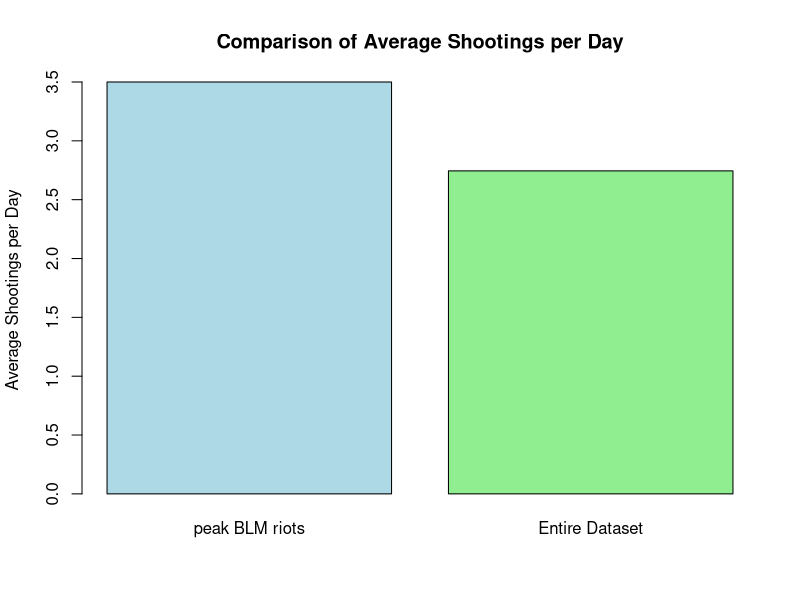
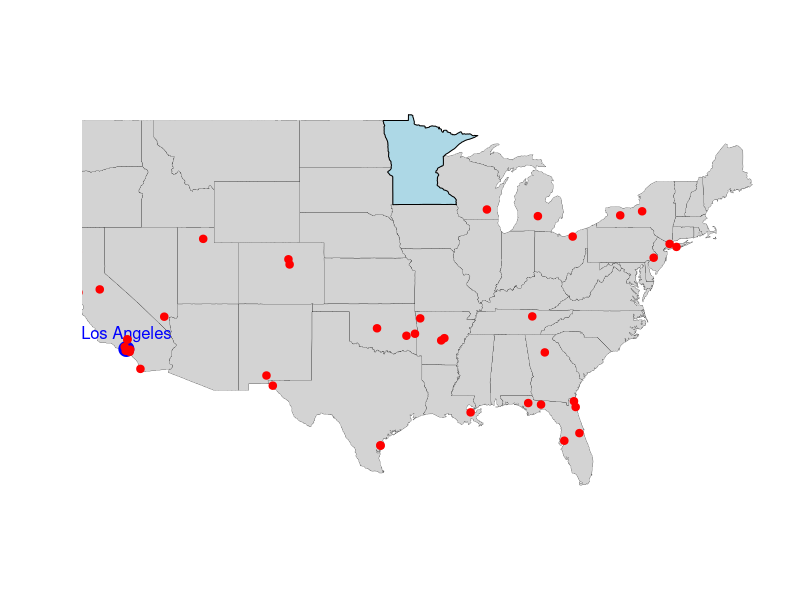
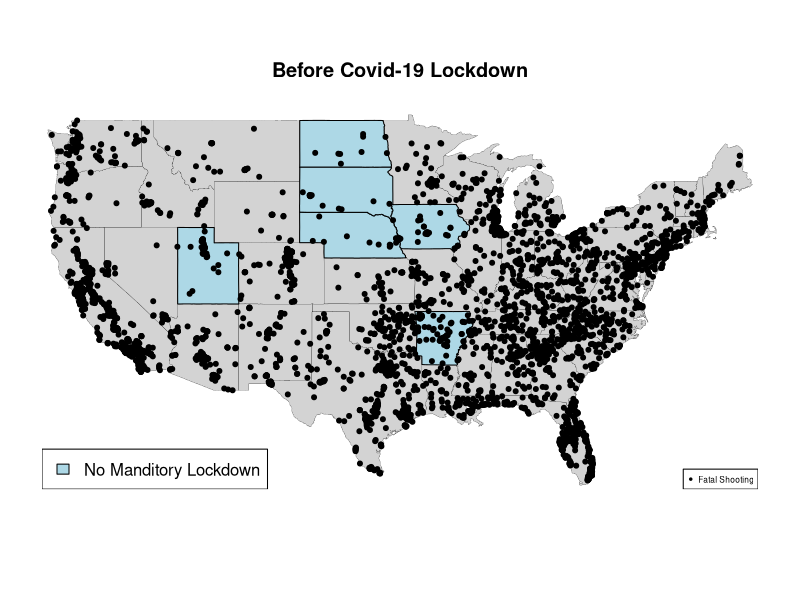
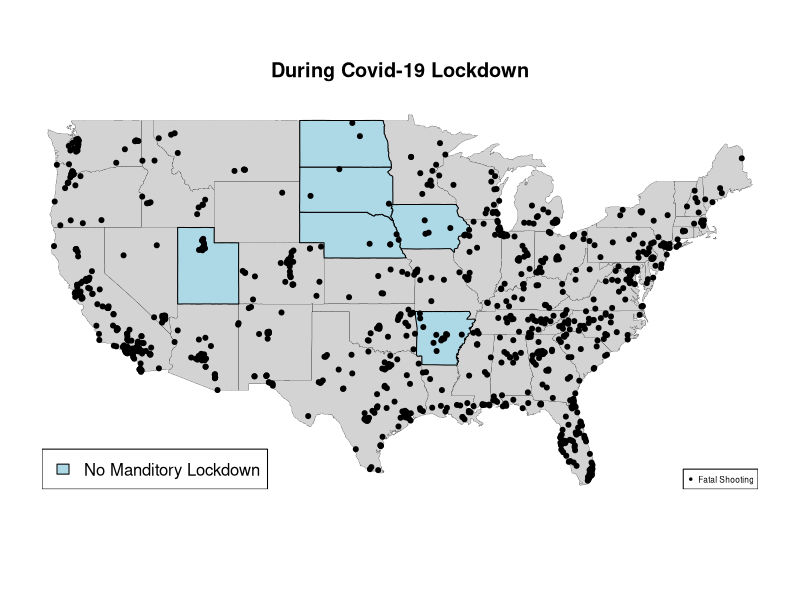
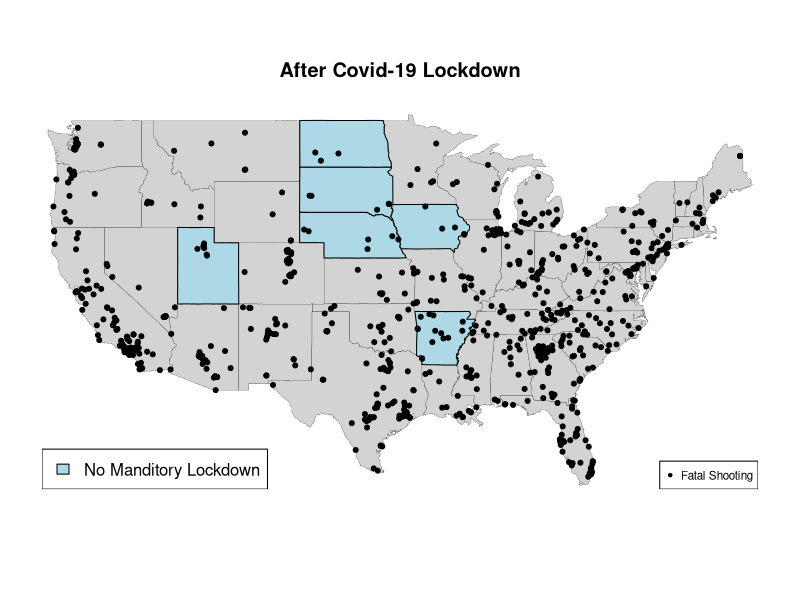
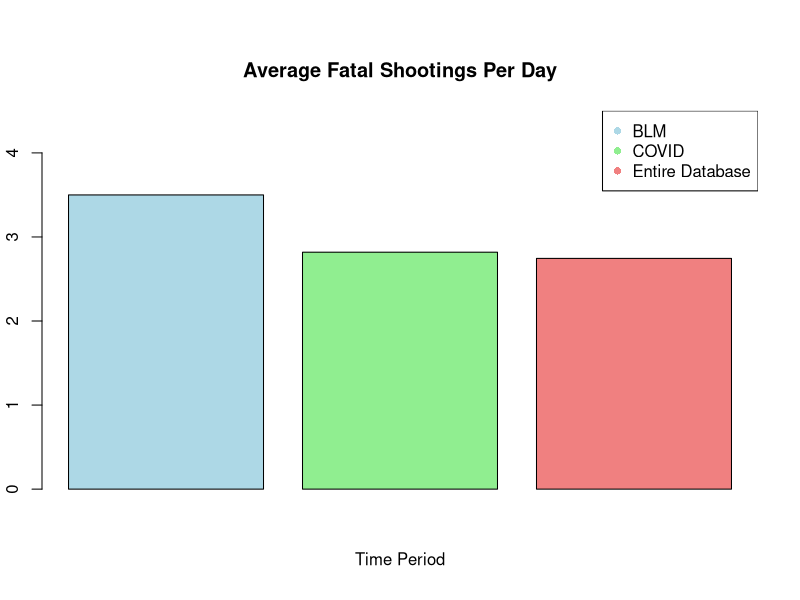
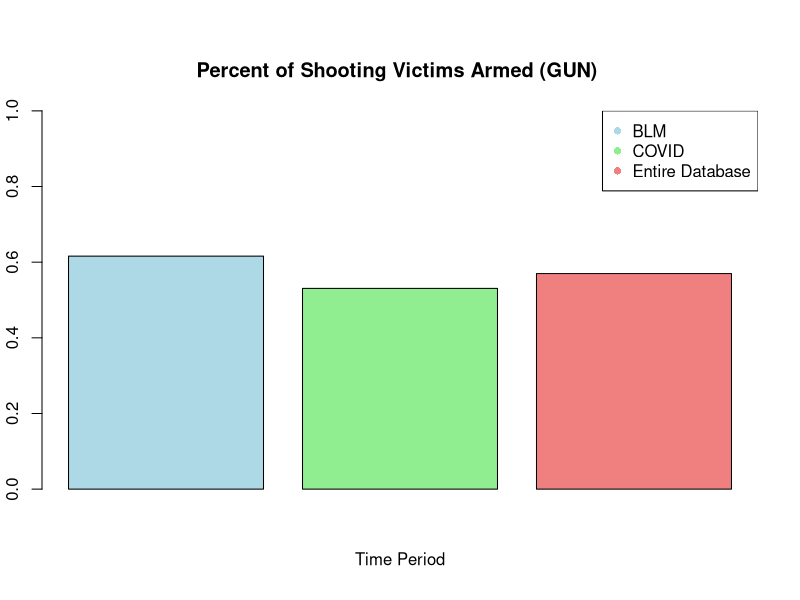
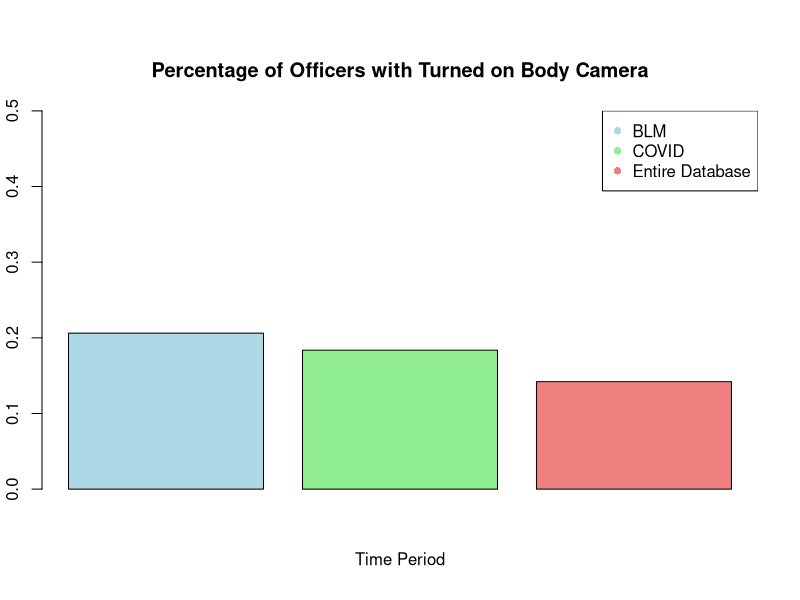

The R source for these figures, in order:
## ---- chunk 1
#| code-fold: true
FatalShootingsStats <- read.csv("FatalPoliceShootings_US.csv")
x <-head(FatalShootingsStats, 2)
print(x)
## ---- chunk 2
#| code-fold: true
#Convert the `date` column to Date format so can extract the year
FatalShootingsStats$date <- as.Date(FatalShootingsStats$date, format = "%m/%d/%Y")
#Made new column for year as an int
FatalShootingsStats$year <- as.integer(format(FatalShootingsStats$date, "%Y"))


## ---- chunk 3
#| code-fold: true
suppressPackageStartupMessages(library(dplyr))
# Convert the 'Date' column to Date type if it isn't already
FatalShootingsStats$date <- as.Date(FatalShootingsStats$date, format = "%Y-%m-%d")  # Adjust format if needed

# Specify the two specific dates you want to check
date1 <- as.Date("2020-05-26")  # Example date 1
date2 <- as.Date("2020-06-08")  # Example date 2

# Filter data for those two dates and count the total number of shootings
shootings_period <- FatalShootingsStats %>%
  filter(date >= date1 & date <= date2)
 
# Number of unique days in the time period
unique_days_period <- length(seq.Date(date1, date2, by = "day"))

# Total number of shootings in the time period
total_shootings_period <- nrow(shootings_period)

# Average shootings per day for the time period (including all days in the range)
avg_shootings_per_day_period <- total_shootings_period / unique_days_period

# 2. Calculate the average number of shootings per day for the entire dataset
# Find the first and last dates in the dataset
first_date <- min(FatalShootingsStats$date)
last_date <- max(FatalShootingsStats$date)

# Number of unique days in the entire dataset (including all days between the first and last date)
unique_days_total <- length(seq.Date(first_date, last_date, by = "day"))

# Total number of shootings in the entire dataset
total_shootings_total <- nrow(FatalShootingsStats)

# Average shootings per day for the entire dataset (including all days in the range)
avg_shootings_per_day_total <- total_shootings_total / unique_days_total

# Print the results
cat("Average shootings per day for the period from May 26, 2020 to June 8, 2020 :", avg_shootings_per_day_period, "\n")
cat("Average shootings per day for the entire dataset:", avg_shootings_per_day_total, "\n")

## ---- chunk 4
#| code-fold: true
# Create a vector with the two averages
average_shootings <- c(avg_shootings_per_day_period, avg_shootings_per_day_total)

# Create a bar plot
barplot(average_shootings, 
        names.arg = c("peak BLM riots", "Entire Dataset"), 
        main = "Comparison of Average Shootings per Day", 
        ylab = "Average Shootings per Day", 
        col = c("lightblue", "lightgreen"), 
        border = "black")

## ---- chunk 5
#| code-fold: true
library(maps)
state_to_highlight <- "Minnesota"

# Basic Map Plot
maps::map("state", col = "lightgray", fill = TRUE, bg = "white", lwd = 0.2)  # Draw USA map
maps::map("state", region = state_to_highlight, col = "lightblue", fill = TRUE, add = TRUE)

# Overlay points for Los Angeles and Miami
# Coordinates for Los Angeles
points(-118.2437, 34.0522, col = "blue", pch = 19, cex = 2)  # Los Angeles

# Optionally, add text labels for the cities
text(-118.2437, 34.0522, "Los Angeles", pos = 3, col = "blue", cex = 1)

# Overlay points (longitude, latitude) on the map
points(shootings_period$longitude, shootings_period$latitude, col = "red", pch = 20, cex = 1.5)

## ---- chunk 6
#| code-fold: true
library(maps)
suppressPackageStartupMessages(library(tidyverse))

library(dplyr)
library(ggplot2)

# Convert the 'Date' column to Date type if it isn't already
FatalShootingsStats$date <- as.Date(FatalShootingsStats$date, format = "%Y-%m-%d")  

#filtering data by covid lockdown timeline
during_date1 <- as.Date("2020-03-15")  # main US lockdown start
during_date2 <- as.Date("2021-05-01")  # need to find sorce for this date
during_covid <- FatalShootingsStats %>%
  filter(date >= during_date1 & date <= during_date2)

before_date1 <- min(FatalShootingsStats$date)  
before_date2 <- as.Date("2020-03-14")
before_covid <- FatalShootingsStats %>%
  filter(date >= before_date1 & date <= before_date2)

after_date1 <- as.Date("2021-05-01")  
after_date2 <- max(FatalShootingsStats$date)
after_covid <- FatalShootingsStats %>%
  filter(date >= after_date1 & date <= after_date2)

#total number of shootings per time period
total_shootings_during <- nrow(during_covid)
total_shootings_before <- nrow(before_covid)
total_shootings_after <- nrow(after_covid)

#total number of days in time period
unique_days_during <- length(seq.Date(during_date1, during_date2, by = "day"))
unique_days_before <- length(seq.Date(before_date1, before_date2, by = "day"))
unique_days_after <- length(seq.Date(after_date1, after_date2, by = "day"))

#shootings per day
avg_shootings_during <- total_shootings_during / unique_days_during
avg_shootings_before <- total_shootings_before / unique_days_before
avg_shootings_after <- total_shootings_after / unique_days_after

cat("Before the lockdowns: Total shootings ",total_shootings_before," Average shootings per day", avg_shootings_before, "\n")
cat("During the lockdowns: Total shootings ",total_shootings_during," Average shootings per day", avg_shootings_during, "\n")
cat("After the lockdowns: Total shootings ",total_shootings_after," Average shootings per day", avg_shootings_after, "\n")
#cat("Number of days in dataset before lockdowns ",unique_days_before,"\n", "Number of days in dataset during lockdowns ",unique_days_during,"\n","Number of days in dataset after lockdowns ",unique_days_after,"\n")

## ---- chunk 7
state_to_highlight <- c("Arkansas", "Iowa", "Nebraska", "North Dakota", "South Dakota", "Utah", "Wyomming") #sates that never enforced lockdown
# Basic Map Plot
maps::map("state", col = "lightgray", fill = TRUE, bg = "white", lwd = 0.2)  
maps::map("state", region = state_to_highlight, col = "lightblue", fill = TRUE, add = TRUE)
points(before_covid$longitude, before_covid$latitude, col = "black", pch = 20, cex = 1.0)
legend("bottomright", legend = "Fatal Shooting", pch = 20, col = "black", cex = 0.5)
legend("bottomleft", legend = "No Manditory Lockdown", fill= "lightblue", col = "lightblue", cex = 1)
title(main= "Before Covid-19 Lockdown")

maps::map("state", col = "lightgray", fill = TRUE, bg = "white", lwd = 0.2) 
maps::map("state", region = state_to_highlight, col = "lightblue", fill = TRUE, add = TRUE)
points(during_covid$longitude, during_covid$latitude, col = "black", pch = 20, cex = 1.0)
legend("bottomright", legend = "Fatal Shooting", pch = 20, col = "black", cex = 0.5)
legend("bottomleft", legend = "No Manditory Lockdown", fill= "lightblue", col = "lightblue", cex = 1)
title(main= "During Covid-19 Lockdown")

maps::map("state", col = "lightgray", fill = TRUE, bg = "white", lwd = 0.2)  
maps::map("state", region = state_to_highlight, col = "lightblue", fill = TRUE, add = TRUE)
points(after_covid$longitude, after_covid$latitude, col = "black", pch = 20, cex = 1.0)
legend("bottomright", legend = "Fatal Shooting", pch = 20, col = "black", cex = 0.7)
legend("bottomleft", legend = "No Manditory Lockdown", fill= "lightblue", col = "lightblue", cex = 1)
title( "After Covid-19 Lockdown")
## ---- chunk 8
#| code-fold: true
#"Arkansas", "Iowa", "Nebraska", "North Dakota", "South Dakota", "Utah", "Wyomming"
## Arkansas data 
before_ar <- before_covid %>%
  filter(before_covid$state == "AR" | before_covid$state == "IA" | before_covid$state == "NE" | before_covid$state == "ND" | before_covid$state == "SD" | before_covid$state == "UT" | before_covid$state == "WY" )
during_ar <- during_covid %>%
  filter(during_covid$state == "AR" | during_covid$state == "IA" | during_covid$state == "NE" | during_covid$state == "ND" | during_covid$state == "SD" | during_covid$state == "UT" | during_covid$state == "WY" )
after_ar <- after_covid %>%
  filter(after_covid$state == "AR" | after_covid$state == "IA" | after_covid$state == "NE" | after_covid$state == "ND" | after_covid$state == "SD" | after_covid$state == "UT" | after_covid$state == "WY" )


#total number of shootings per time period
total_shootings_Bar <- nrow(during_ar)
total_shootings_Dar <- nrow(before_ar)
total_shootings_Aar <- nrow(after_ar)


#shootings per day
state_avg_shootings_during <- total_shootings_Dar / unique_days_during
state_avg_shootings_before <- total_shootings_Bar / unique_days_before
state_avg_shootings_after <- total_shootings_Aar / unique_days_after

cat("Shootings per day during COVID-19 in states with no enforced lockdowns",state_avg_shootings_during,"\n",  "Shootings per day before COVID-19 in states with no enforced lockdowns",state_avg_shootings_before,"\n", "Shootings per day after COVID-19in  states with no enforced lockdowns",state_avg_shootings_after)

## ---- chunk 9
#| code-fold: true
#BLM
date1 <- as.Date("2020-05-26")  # Example date 1
date2 <- as.Date("2020-06-08")  # Example date 2
# Filter data for those two dates and count the total number of shootings
shootings_period <- FatalShootingsStats %>%
  filter(date >= date1 & date <= date2)
# Number of unique days in the time period
unique_days_period <- length(seq.Date(date1, date2, by = "day"))
# Total number of shootings in the time period
total_shootings_period <- nrow(shootings_period)
avg_shootings_per_day_BLM <- total_shootings_period / unique_days_period


#Lockdowns
during_date1 <- as.Date("2020-03-15")  # main US lockdown start
during_date2 <- as.Date("2021-05-01")  # need to find sorce for this date
during_covid <- FatalShootingsStats %>%
  filter(date >= during_date1 & date <= during_date2)
total_shootings_during <- nrow(during_covid)
#total number of days in time period
unique_days_during <- length(seq.Date(during_date1, during_date2, by = "day"))
#shootings per day
avg_shootings_duringCovid <- total_shootings_during / unique_days_during

bodycam_true <- c(sum(during_covid$body_camera == "TRUE"), sum(shootings_period$body_camera == "TRUE"), sum(FatalShootingsStats$body_camera == "TRUE"))

bodycam_percent <- c((bodycam_true[1]/nrow(during_covid)), (bodycam_true[2]/nrow(shootings_period)),(bodycam_true[3]/nrow(FatalShootingsStats)))

average_age <- c(mean(during_covid$age, na.rm = TRUE), mean(shootings_period$age, na.rm = TRUE), mean(FatalShootingsStats$age, na.rm = TRUE))

avg_shootings <-  c(avg_shootings_per_day_BLM, avg_shootings_duringCovid, avg_shootings_per_day_total)

gun_armedp <- c((sum(during_covid$armed == "gun") /nrow(during_covid)), (sum(shootings_period$armed == "gun") /nrow(shootings_period)), (sum(FatalShootingsStats$armed == "gun") / nrow(FatalShootingsStats)))

unarmed_armedp <- c((sum(during_covid$armed == "unarmed") /nrow(during_covid)), (sum(shootings_period$armed == "unarmed") / nrow(shootings_period)), (sum(FatalShootingsStats$armed == "unarmed") / nrow(FatalShootingsStats)))

car_armedp <- c((sum(during_covid$armed == "Vehicle") / nrow(during_covid)), (sum(shootings_period$armed == "Vehicle") / nrow(shootings_period)), (sum(FatalShootingsStats$armed == "Vehicle") / nrow(FatalShootingsStats)))

mental_illness <- c(sum(during_covid$signs_of_mental_illness == "TRUE")/nrow(during_covid), sum(shootings_period$signs_of_mental_illness == "TRUE")/nrow(shootings_period), sum(FatalShootingsStats$signs_of_mental_illness == "TRUE")/nrow(FatalShootingsStats))


BLM_Covid <- data.frame(avg_shootings, round(average_age, 1), bodycam_percent, gun_armedp, unarmed_armedp, car_armedp, mental_illness) 
names(BLM_Covid) <- c("Average Fatal Shootings Per Day", "Average Age", "Percent of officers with turned on body camera", "Armed (gun)", "Unarmed", "Armed (car)", "Signs of mental illness")
rownames(BLM_Covid) <- c("BLM", "Covid-19", "Entire Dataset")
BLM_Covid
## ---- chunk 10
#| code-fold: true
# showing interesting data points
time_period <- c("BLM", "COVID", "Entire Database")
colors <- c("lightblue", "lightgreen", "lightcoral")
barplot(BLM_Covid$`Average Fatal Shootings Per Day`, 
        col = colors,
        main = "Average Fatal Shootings Per Day",
        xlab = "Time Period", ylim = c(0,4.5) )
legend("topright", legend = time_period , col = colors, pch = 16 ) 

#armed (gun)
time_period <- c("BLM", "COVID", "Entire Database")
colors <- c("lightblue", "lightgreen", "lightcoral")
barplot(BLM_Covid$`Armed (gun)`, 
        col = colors,
        main = "Percent of Shooting Victims Armed (GUN) ",
        xlab = "Time Period", ylim = c(0,1))
legend("topright", legend = time_period , col = colors, pch = 16 ) 
#
time_period <- c("BLM", "COVID", "Entire Database")
colors <- c("lightblue", "lightgreen", "lightcoral")
barplot(BLM_Covid$`Percent of officers with turned on body camera`, 
        col = colors,
        main = "Percentage of Officers with Turned on Body Camera",
        xlab = "Time Period", ylim = c(0,0.5))
legend("topright", legend = time_period , col = colors, pch = 16) 
# another option changing lables into x axis 
## ---- chunk 11
#| code-fold: true
shootings_period$age <- as.numeric(as.character(shootings_period$age))
during_covid$age <- as.numeric(as.character(during_covid$age))
FatalShootingsStats$age <- as.numeric(as.character(FatalShootingsStats$age))
# Add AgeRange dynamically to each dataset
shootings_period$AgeRange <- cut(
  shootings_period$age,
  breaks = c(0, 18, 35, Inf),
  labels = c("0-18", "19-35", "36+"),
  right = FALSE
)
during_covid$AgeRange <- cut(
  during_covid$age,
  breaks = c(0, 18, 35, Inf),
  labels = c("0-18", "19-35", "36+"),
  right = FALSE
)
FatalShootingsStats$AgeRange <- cut(
  FatalShootingsStats$age,
  breaks = c(0, 18, 35, Inf),
  labels = c("0-18", "19-35", "36+"),
  right = FALSE
)

# Add a dataset column for identification
shootings_period$Dataset <- "BLM"
during_covid$Dataset <- "COVID"
FatalShootingsStats$Dataset <- "Entire Database"

# Combine datasets into one
combined_data <- bind_rows(shootings_period, during_covid, FatalShootingsStats)

# Calculate proportions
summary_data <- combined_data %>%
  group_by(Dataset, AgeRange) %>%
  summarise(Count = n(), .groups = "drop") %>%
  group_by(Dataset) %>%
  mutate(Proportion = Count / sum(Count))

# Create a stacked bar graph with proportions
ggplot(summary_data, aes(x = Dataset, y = Proportion, fill = AgeRange)) +
  geom_bar(stat = "identity", position = "stack") +
  geom_text(
    aes(label = scales::percent(Proportion, accuracy = 0.1)), # Format as percentage
    position = position_stack(vjust = 0.5), # Place text in the middle of each segment
    size = 3 # Adjust text size
  ) +
  labs(
    title = "Age Range Proportion Across Datasets",
    x = "Dataset",
    y = "Proportion",
    fill = "Age Range"
  ) +
  scale_y_continuous(labels = scales::percent_format()) + # Display y-axis as percentages
  theme_minimal()
## ---- chunk 12
#| code-fold: true
# filtering data to include only unarmed incidents
unarmed_data <- subset(FatalShootingsStats, FatalShootingsStats$armed == "unarmed")

# count unarmed fatalities by race
unarmed_deaths_by_race <- aggregate(unarmed_data$armed, 
                                    by = list(Race = unarmed_data$race_name), 
                                    FUN = length)
colnames(unarmed_deaths_by_race)[2] <- "Unarmed_Deaths"

# count display
unarmed_deaths_by_race
# count total fatalities by race
total_deaths_by_race <- aggregate(FatalShootingsStats$armed, 
                                  by = list(Race = FatalShootingsStats$race_name), 
                                  FUN = length)

# ensure all races are represented in unarmed deaths by race
all_races <- unique(FatalShootingsStats$race_name)
unarmed_deaths_by_race <- aggregate(unarmed_data$armed, 
                                    by = list(Race = unarmed_data$race_name), 
                                    FUN = length)
unarmed_deaths_by_race <- merge(data.frame(Race = all_races), unarmed_deaths_by_race, 
                                by = "Race", all.x = TRUE)
unarmed_deaths_by_race[is.na(unarmed_deaths_by_race)] <- 0  # Replace NA with 0

# merge total deaths and unarmed deaths
race_unarmed_comparison <- merge(unarmed_deaths_by_race, total_deaths_by_race, 
                                 by = "Race", 
                                 suffixes = c("_Unarmed", "_Total"))

# calculate percentage of unarmed fatalities for each race
race_unarmed_comparison$Unarmed_Death_Percentage <- 
  (race_unarmed_comparison$x_Unarmed / race_unarmed_comparison$x_Total) * 100

# rename columns for clarity
colnames(race_unarmed_comparison) <- c("Race", "Unarmed_Deaths", "Total_Deaths", "Unarmed_Death_Percentage")

# display the updated data frame
race_unarmed_comparison

# adjust margins to give more space to labels
par(mar = c(5, 10, 4, 2) + 0.1) # Increase left margin for y-axis labels

# create a horizontal bar plot
barplot(race_unarmed_comparison$Unarmed_Death_Percentage,
names.arg = race_unarmed_comparison$Race,
main = "Percentage of Unarmed Fatalities by Race",
xlab = "Percentage of Unarmed Fatalities",
col = "lightcoral",
horiz = TRUE,       # Horizontal bars
las = 1,            # Ensure labels are horizontal on y-axis
cex.names = 0.9)    # Adjust label size if needed

# reset margins after plotting (optional if running multiple plots in sequence)
par(mar = c(5, 4, 4, 2) + 0.1)

# i think this code can be reused if we make the x axis the time period and show unarmed/armed deaths per race - sophia
## ---- chunk 13
#| code-fold: true
# Check if the required columns exist
if (!all(c("year", "race_name") %in% colnames(FatalShootingsStats))) {
  stop("The columns 'year' and 'race_name' are missing in FatalShootingsStats.")
}

# Aggregate data to create race_year_counts
race_year_counts <- FatalShootingsStats %>%
  group_by(Year = year, Race = race_name) %>%  # Group by year and race
  summarise(Count = n(), .groups = "drop")    # Count occurrences and ungroup

# Ensure data completeness: Fill missing Year-Race combinations with zeros
race_year_counts <- race_year_counts %>%
  complete(Year, Race, fill = list(Count = 0))  # Fill missing combinations with 0 counts

# Verify the resulting dataset
print(head(race_year_counts))

# Ensure the dataset has the required columns: Year, Race, Count
# If not, aggregate data to create race_year_counts
if (!"Count" %in% colnames(race_year_counts)) {
  race_year_counts <- FatalShootingsStats %>%
    group_by(Year = year, Race = race_name) %>%
    summarise(Count = n(), .groups = "drop")
}

# Ensure data completeness: fill missing values with zeros for all combinations of Year and Race
race_year_counts <- race_year_counts %>%
  complete(Year, Race, fill = list(Count = 0))
par(mar = c(2.1, 4.1, 4.1, 10.1), xpd=TRUE)
# Set up an empty plot with the correct axes limits
plot(NULL, xlim = range(race_year_counts$Year, na.rm = TRUE), 
     ylim = c(0, 600), 
     xlab = "Year", ylab = "Number of Fatal Shootings", 
     main = "Fatal Shootings by Race Over the Years")

# Define colors for each race
race_colors <- c("blue", "green", "red", "purple", "orange", "pink", "gray")

# Get unique races
unique_races <- unique(race_year_counts$Race)

# Loop through each race to plot its line on the graph
for (i in 1:length(unique_races)) {
  # Subset data for the current race
  race_data <- subset(race_year_counts, Race == unique_races[i])
  
  # Ensure data is sorted by Year for proper line plotting
  race_data <- race_data[order(race_data$Year), ]
  
  # Plot the line for this race
  lines(race_data$Year, race_data$Count, type = "o", col = race_colors[i], pch = 16)
}

# Add a legend
legend("topright", legend = unique_races, col = race_colors, pch = 16, lty = 1,inset = c(-0.4, 0))

## ---- chunk 14
#| code-fold: true

FatalShootingsStats$age <- as.numeric(as.character(FatalShootingsStats$age))

# Create AgeRange dynamically
FatalShootingsStats$AgeRange <- cut(
  FatalShootingsStats$age,
  breaks = c(0, 18, 35, Inf), # Define age range intervals
  labels = c("0-18", "19-35", "36+"),
  right = FALSE # Makes intervals inclusive on the left
)

# Summarize data to count individuals by Race and AgeRange
summary_data <- FatalShootingsStats %>%
  group_by(race, AgeRange) %>%
  summarise(Count = n(), .groups = "drop")

# Create the bar plot
ggplot(FatalShootingsStats, aes(x = race_name, y = age, fill = AgeRange)) +
  geom_bar(stat = "identity", position = "dodge") + # Position bars side by side
  labs(
    title = "Bar Plot of Races by Age Range",
    x = "Race",
    y = "Count"
  ) +
  scale_fill_brewer(palette = "Set2") + # Optional color palette
  theme_minimal() # Clean theme
